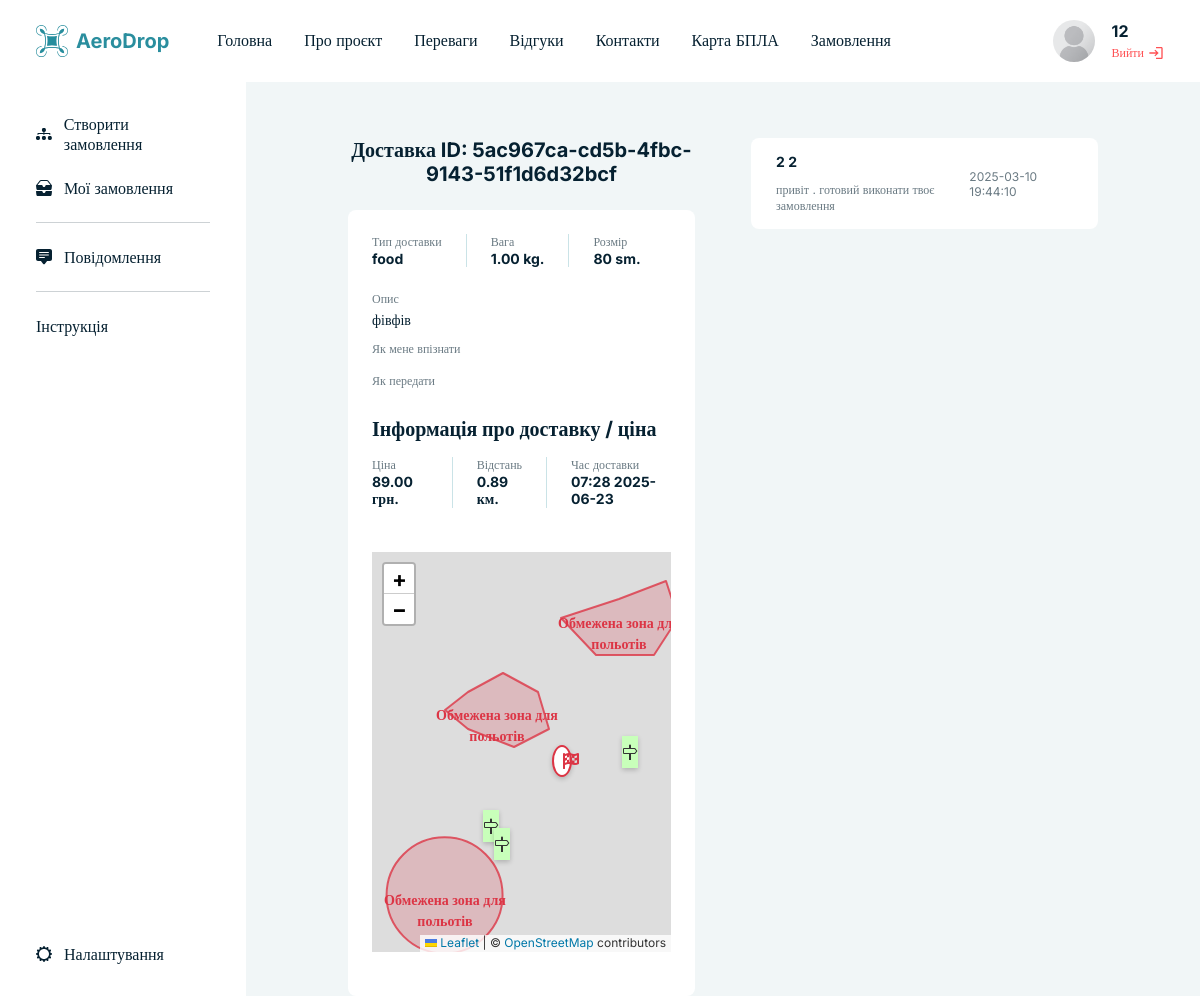
The page /order?order_id=5ac967ca-cd5b-4fbc-9143-51f1d6d32bcf (signed in) on the database its author committed.
### tables this page shows
CREATE TABLE `users` (
  `id` char(36) NOT NULL,
  `name` varchar(255) NOT NULL,
  `lastName` varchar(255) NOT NULL,
  `avatar` varchar(255) DEFAULT NULL,
  `phone` varchar(20) NOT NULL,
  `email` varchar(255) NOT NULL,
  `password` varchar(255) NOT NULL,
  `role` enum('admin','customer','executor') DEFAULT NULL,
  `information` varchar(500) NOT NULL,
  `created_at` timestamp NOT NULL DEFAULT CURRENT_TIMESTAMP,
  `banned` tinyint(1) NOT NULL DEFAULT '0'
);

CREATE TABLE `orders` (
  `id` char(36) NOT NULL,
  `user_id` char(36) NOT NULL,
  `executor_id` char(36) DEFAULT NULL,
  `truck_type` varchar(255) NOT NULL,
  `weight` decimal(10,2) NOT NULL,
  `size` varchar(255) NOT NULL,
  `description` text,
  `start_point` varchar(255) NOT NULL,
  `end_point` varchar(255) NOT NULL,
  `status` enum('pending','in_progress','completed','cancelled') DEFAULT 'pending',
  `price` decimal(10,2) NOT NULL,
  `distance` decimal(10,2) NOT NULL,
  `created_at` timestamp NOT NULL DEFAULT CURRENT_TIMESTAMP,
  `banned` tinyint(1) NOT NULL DEFAULT '0',
  `time` varchar(100) NOT NULL,
  `recognition` varchar(255) NOT NULL,
  `delivery_instructions` varchar(255) NOT NULL
);

CREATE TABLE `reviews` (
  `id` char(36) NOT NULL,
  `user_id` char(36) NOT NULL,
  `order_id` char(36) NOT NULL,
  `information` text NOT NULL,
  `created_at` timestamp NOT NULL DEFAULT CURRENT_TIMESTAMP
);

### assets/controller/controller.php (called while the page is built, shortened)
<?php
function order()
{
    $order_id = $_GET['order_id'];
    $order = model_get_order_by_id($order_id);
    $reviews = model_get_reviews_by_order($order_id);
    require_once './views/order.php';
}

### model/user.php (called while the page is built, shortened)
<?php
function info_user($id)
{
    $connect = db_connect();
    $id = mysqli_real_escape_string($connect, $id);
    $user_all = mysqli_query($connect, "SELECT * FROM `users` WHERE id = '$id'");
    if ($user_all && mysqli_num_rows($user_all) > 0) {
        $user_info = mysqli_fetch_assoc($user_all);
        return $user_info;
    } else {
        return null;
    }
}

### model/orders.php (called while the page is built, shortened)
<?php
function model_get_order_by_id($order_id)
{
    $connect = db_connect();
    $query = "SELECT * FROM `orders` WHERE `id` = '$order_id'";
    $result = mysqli_query($connect, $query);
    if ($result) {
        return mysqli_fetch_assoc($result);
    } else {
        return null;
    }
}
?>

### model/reviews.php (called while the page is built, shortened)
<?php
function model_get_reviews_by_order($order_id)
{
    $connect = db_connect();
    $query = "SELECT reviews.*, users.name, users.lastName FROM `reviews` JOIN `users` ON reviews.user_id = users.id WHERE `order_id` = '$order_id'";
    $result = mysqli_query($connect, $query);
    $reviews = [];
    if ($result) {
        while ($row = mysqli_fetch_assoc($result)) {
            $reviews[] = $row;
        }
    }
    return $reviews;
}
?>

### views/order.php (the view, shortened to what this page needs)
<!DOCTYPE html>
<html lang="en">
<head>
    <link rel="stylesheet" href="/assets/css/index.css">
    <link rel="stylesheet" href="https://unpkg.com/leaflet@1.9.4/dist/leaflet.css" />
    <link rel="stylesheet" href="https://cdnjs.cloudflare.com/ajax/libs/font-awesome/6.0.0/css/all.min.css" />
    <link rel="stylesheet" href="https://unpkg.com/leaflet-routing-machine@latest/dist/leaflet-routing-machine.css" />
</head>
<body>
    <div class="wrapper">
        <?php require_once './templates/header.php'; ?>
        <main class="crm">
            <?php require_once './templates/sidebar.php'; ?>
            <div class="crm__content crm__content--order">
                <?php if ($order['banned']): ?>
                    <div class="banned-message">
                        Проект заблоковано адміністрацією сервісу.
                    </div>
                <?php else: ?>
                    <div class="order">
                        <h5 class="order__title">Доставка ID: <?= htmlspecialchars($order['id']) ?></h5>
                        <div class="order__inner">
                            <ul class="order__filter">
                                <li class="order__filter-item">
                                    <span class="order-subtitle">Тип доставки</span>
                                    <span class="order-title"><?= htmlspecialchars($order['truck_type']) ?></span>
                                </li>
                                <li class="order__filter-item">
                                    <span class="order-subtitle">Вага</span>
                                    <span class="order-title"><?= htmlspecialchars($order['weight']) ?> kg.</span>
                                </li>
                                <li class="order__filter-item">
                                    <span class="order-subtitle">Розмір</span>
                                    <span class="order-title">
                                        <?php if ($order['size'] == 'sm'): ?>
                                            20
                                        <?php elseif ($order['size'] == 'lg'): ?>
                                            80
                                        <?php else: ?>
                                            160
                                        <?php endif; ?>
                                        sm.
                                </li>
                            </ul>
                            <ul class="order__description">
                                <li class="order__filter-item">
                                    <span class="order-subtitle">Опис</span>
                                    <span class="order-text"><?= htmlspecialchars($order['description']) ?></span>
                                </li>
                                <li class="order__filter-item">
                                    <span class="order-subtitle">Як мене впізнати</span>
                                </li>
                                <li class="order__filter-item">
                                    <span class="order-subtitle">Як передати</span>
                                </li>
                            </ul>
                            <div class="order__shipping">
                                <h5>Інформація про доставку / ціна</h5>
                                <ul class="order__filter">
                                    <li class="order__filter-item">
                                        <span class="order-subtitle">Ціна</span>
                                        <span class="order-title"><?= htmlspecialchars($order['price']) ?> грн.</span>
                                    </li>
                                    <li class="order__filter-item">
                                        <span class="order-subtitle">Відстань</span>
                                        <span class="order-title"><?= htmlspecialchars($order['distance']) ?> км.</span>
                                    </li>
                                    <li class="order__filter-item">
                                        <span class="order-subtitle">Час доставки</span>
                                        <span class="order-title">
                                            <?php
                                            $formattedTime = (new DateTime($order['time']))->format('H:i Y-m-d');
                                            echo htmlspecialchars($formattedTime);
                                            ?>
                                        </span>
                                    </li>
                                </ul>
                            </div>
                            <div class="order__maps">
                                <div id="map" style="height: 400px; width: 100%;"></div>
                            </div>
                        </div>
                    </div>
                    <div class="application">
                        <div class="application__list">
                            <?php if (empty($reviews)): ?>
                            <?php else: ?>
                                <div class="table__list">
                                    <?php foreach ($reviews as $review): ?>
                                        <div class="table__item">
                                            <div class="table__main">
                                                <div class="table__main-info">
                                                    <p>
                                                        <?= htmlspecialchars($review['name']) ?>
                                                        <?= htmlspecialchars($review['lastName']) ?>
                                                    </p>
                                                    <span><?= htmlspecialchars($review['information']) ?></span>
                                                </div>
                                            </div>
                                            <div class="table__date">
                                                <span><?= htmlspecialchars($review['created_at']) ?></span>
                                            </div>
                                        </div>
                                    <?php endforeach; ?>
                                </div>
                            <?php endif; ?>
                        </div>
                    </div>
                <?php endif; ?>
            </div>
        </main>
    </div>
</body>
</html>

### templates/header.php (shortened to what this page needs)
<?php
if (isset($_SESSION['user_id'])) {
    $id = $_SESSION['user_id'];
    $info = info_user($id);
}
?>
<header class="header">
    <div class="header__container container-lg">
        <div class="header__main">
            <a href="" class="header__logo">
                <img src="/assets/img/logo.svg" alt="logo" class="header__logo-img">
                <span class="header__logo-text">AeroDrop</span>
            </a>
            <nav class="header__nav">
                <ul>
                    <li><a href="/" class="link-item">Головна</a></li>
                    <li><a href="/about" class="link-item">Про проєкт</a></li>
                    <li><a href="/#advantages" class="link-item">Переваги</a></li>
                    <li><a href="/#reviews" class="link-item">Відгуки</a></li>
                    <li><a href="/#contacts" class="link-item">Контакти</a></li>
                    <li><a href="/maps" class="link-item">Карта БПЛА</a></li>
                    <?php if (isset($_SESSION['user_role']) && $_SESSION['user_role'] === 'customer'): ?>
                        <li><a href="/account/history">Замовлення</a></li>
                    <?php endif; ?>
                </ul>
            </nav>
        </div>
        <?php if (isset($_SESSION['user_id'])): ?>
            <div class="header__panel">
                <a href="/account/settings" class="header__panel-icon">
                    <img src="/<?= $info['avatar'] ?? 'assets/img/placeholder.png' ?>" alt="user-icon">
                </a>
                <div class="header__panel-info">
                    <p><?= htmlspecialchars($info['name']) ?></p>
                    <a href="/logout">
                        <span>Вийти</span>
                        <img src="/assets/img/exit.svg" alt="exit">
                    </a>
                </div>
            </div>
        <?php endif; ?>
    </div>
</header>

### assets/css/index.css (style rules this page uses)
.crm { display:flex;flex-grow:1;height:calc(100vh - 92px) }
.crm__content { padding:56px 102px;width:100%;overflow:auto;position:relative }
.crm__content--order { display:flex;gap:56px }
.table__list { display:flex;flex-direction:column;gap:16px }
.table__item { display:flex;align-items:center;justify-content:space-between;padding:14px 24px;border-radius:8px;transition:.2s;background-color:#fff;border:1px solid rgba(0,0,0,0);cursor:pointer }
.table__main { display:flex;align-items:center;gap:24px }
.table__main-info { display:flex;flex-direction:column;gap:12px }
.table__main-info p { font-size:14px;font-weight:700 }
.table__main-info span { color:#6a7a83;font-size:12px }
.table__date { color:#6a7a83;font-size:12px;display:flex;align-items:center;gap:24px }
* { font-family:"Inter",serif;margin:0;padding:0;box-sizing:border-box;max-width:100%;outline:none }
body,html { color:#062131;background:#f1f6f7 }
.wrapper { min-height:100vh;display:flex;flex-direction:column }
.container-lg { width:100%;padding:0 36px }
button,a { text-decoration:none;transition:.2s;cursor:pointer }
h5 { font-size:20px;font-weight:700 }
.application { display:flex;flex-direction:column;gap:24px }
.header { position:sticky;top:0;padding:20px 0;background-color:#fff;z-index:9 }
.header__container { display:flex;align-items:center;justify-content:space-between }
.header__main { display:flex;align-items:center;gap:48px }
.header__logo { display:flex;align-items:center;gap:8px }
.header__logo-text { font-weight:700;color:#2a8e9e;font-size:20px }
.header__nav ul { display:flex;gap:32px }
.header__nav ul li { list-style:none }
.header__nav ul li a { font-size:16px;color:#062131 }
.header__panel { display:flex;align-items:center;gap:16px }
.header__panel-info { display:flex;flex-direction:column;gap:4px }
.header__panel-info p { font-size:16px;font-weight:700 }
.header__panel-info a { display:flex;align-items:center;gap:4px;color:#ff5154 }
.header__panel-info a span { font-size:12px }
.header__panel-icon { width:42px;height:42px }
.header__panel-icon img { border-radius:100%;width:100%;height:100%;-o-object-fit:cover;object-fit:cover;display:flex }
.link-item::after { content:"";display:block;width:0;height:2px;background:#2a8e9e;transition:width .3s }
.order { flex:1;max-width:648px;margin:0 auto;display:flex;flex-direction:column;gap:24px }
.order__title { text-align:center }
.order__inner { border-radius:8px;background:#fff;padding:24px;display:flex;flex-direction:column;gap:24px }
.order__filter { display:flex;gap:24px }
.order__filter-item { list-style:none;display:flex;flex-direction:column }
.order__filter-item:not(:first-child) { padding-left:24px;border-left:1px solid rgba(42,142,158,.25) }
.order__filter-item .order-subtitle { color:#6a7a83;font-size:12px }
.order__filter-item .order-title { font-size:14px;font-weight:700 }
.order__filter-item .order-text { font-size:14px }
.order__shipping { display:flex;flex-direction:column;gap:16px }
.order__description { display:flex;flex-direction:column;gap:12px }
.order__description .order__filter-item { border-left:none;padding-left:0;display:flex;flex-direction:column;gap:4px }
.application { flex:1 }

### views/order.php (style rules this page uses)
#map { height: 400px; width: 100%; margin: 20px 0; }

### rows shown on the page
users: name "12"
orders: id "5ac967ca-cd5b-4fbc-9143-51f1d6d32bcf", truck_type "food", weight "1.00", description "фівфів", price "89.00", distance "0.89", time "07:28 2025-06-23"
reviews: user.name "2", user.lastName "2", information "привіт . готовий виконати твоє замовлення", created_at "2025-03-10 19:44:10"
